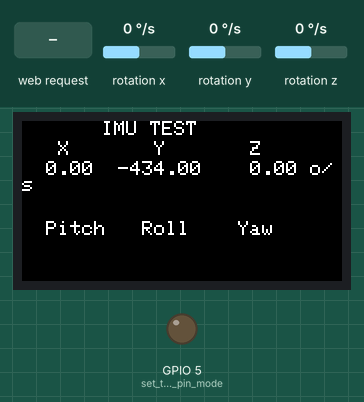
A sketch run on a simulated ESP32. On the bench: 160×80 colour display, output pins drawn as LEDs (lit = HIGH). The inputs (shaded band) are chosen by the test bench; at power-on: rotation y 0 °/s, rotation z 0 °/s, rotation x 0 °/s. WiFi joins after 1.5 s; servers stay silent unless stated; what the sketch prints to the serial monitor is not drawn.

Above: at 2.8 s.
2.9 s: rotation y set to -192 °/s
At 3.33 s:
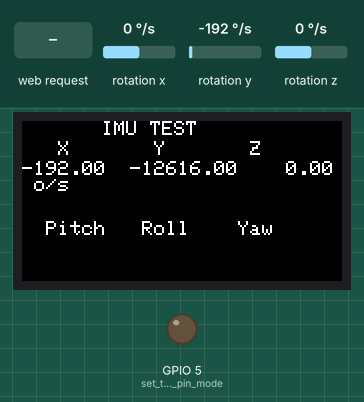
4.6 s: HTTP request GET /reset received
At 4.83 s:
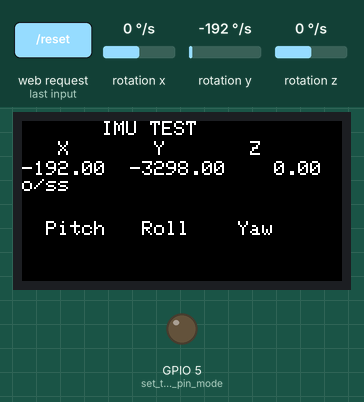
6.1 s: rotation z set to -192 °/s
At 6.34 s:
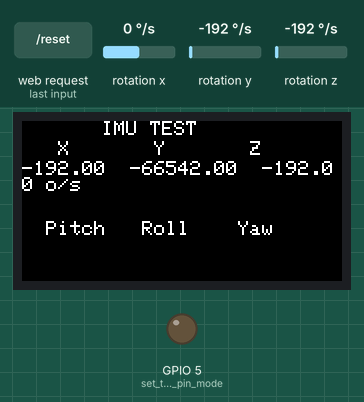
7.6 s: HTTP request GET /angle received
At 7.85 s:
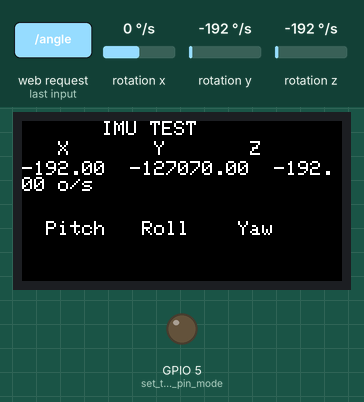
9.2 s: rotation y set to -100 °/s
At 9.37 s:
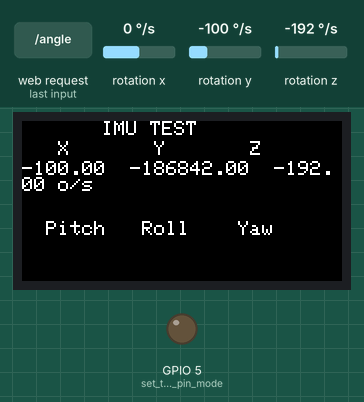
10.7 s: rotation z set to -100 °/s
At 10.89 s:
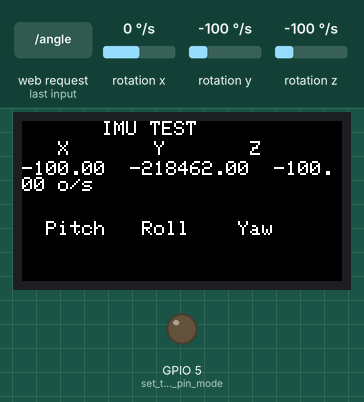
Timing chart, 0 to 13.2 s (numbered marks = the images above; inputs shaded):
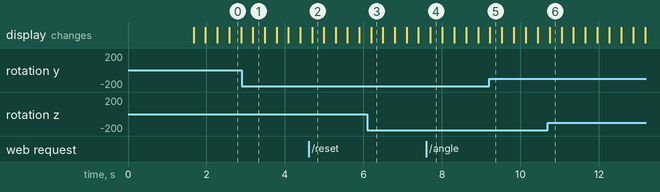

The sketch:

server4.ino
```cpp
#include <WiFi.h>
#include <M5StickC.h>

float gyroX = 0.0F;
float gyroY = 0.0F;
float gyroZ = 0.0F;
float gyroY0 = 0.0F;

unsigned long t1 = millis();
unsigned long t0 = millis();

float gyro1 = 0.0F;
String gyrotest = "test";

const char* ssid     = "****";
const char* password = "****";

WiFiServer server(80);

void setup()
{
    M5.begin();
    M5.IMU.Init();  //Init IMU.  初始化IMU
    M5.Lcd.setRotation(3);
    M5.Lcd.setCursor(40, 0);
    M5.Lcd.println("IMU TEST");
    M5.Lcd.setCursor(0, 10);
    M5.Lcd.println("   X       Y       Z");
    M5.Lcd.setCursor(0, 50);
    M5.Lcd.println("  Pitch   Roll    Yaw");

    Serial.begin(115200);
    pinMode(5, OUTPUT);      // set the LED pin mode

    delay(10);

    // We start by connecting to a WiFi network

    Serial.println();
    Serial.println();
    Serial.print("Connecting to ");
    Serial.println(ssid);

    WiFi.begin(ssid, password);

    while (WiFi.status() != WL_CONNECTED) {
        delay(500);
        Serial.print(".");
    }

    Serial.println("");
    Serial.println("WiFi connected.");
    Serial.println("IP address: ");
    Serial.println(WiFi.localIP());

    server.begin();
    t0 = millis();

}

int value = 0;

void loop(){


 WiFiClient client = server.available();   // listen for incoming clients

    M5.IMU.getGyroData(&gyroX,&gyroY,&gyroZ);
    M5.Lcd.setCursor(0, 20);
    M5.Lcd.printf("%6.2f  %6.2f  %6.2f o/s\n", gyroY, gyroY0, gyroZ);
    Serial.printf("%6.2f  %6.2f  %6.2f o/s\n", gyroY, gyroY0, gyroZ);
    t1 = millis();
//    if (gyroY>10 | gyroY<10)
      gyroY0 += (gyroY-2);
    t0 = t1;

  if (client) {                             // if you get a client,
    Serial.println("New Client.");           // print a message out the serial port
    String currentLine = "";                // make a String to hold incoming data from the client


    while (client.connected()) {            // loop while the client's connected


      if (client.available()) {             // if there's bytes to read from the client,
        char c = client.read();             // read a byte, then
        Serial.write(c);                    // print it out the serial monitor
        if (c == '\n') {                    // if the byte is a newline character

          // if the current line is blank, you got two newline characters in a row.
          // that's the end of the client HTTP request, so send a response:
          if (currentLine.length() == 0) {
            // HTTP headers always start with a response code (e.g. HTTP/1.1 200 OK)
            // and a content-type so the client knows what's coming, then a blank line:
            // break out of the while loop:
            break;
          } else {    // if you got a newline, then clear currentLine:
            currentLine = "";
          }
        } else if (c != '\r') {  // if you got anything else but a carriage return character,
          currentLine += c;      // add it to the end of the currentLine
        }

        // Check to see if the client request was "GET /H" or "GET /L":
        if (currentLine.endsWith("GET /reset")) {
//          digitalWrite(5, HIGH);               // GET /H turns the LED on
          gyroY0 = 0;
        }
        if (currentLine.endsWith("GET /angle")) {
//          digitalWrite(5, LOW);                // GET /L turns the LED off
          client.println("HTTP/1.1 200 OK");
          client.println("Content-Type: application/json");
          client.println();
          String res = String(gyroY0);
          client.print("{\"angle\" : " + res + "}");
          client.println();
//          client.println("Connection: close");
        }
      }
    }
    // close the connection:
    client.stop();
    Serial.println("Client Disconnected.");
  }
}
```
